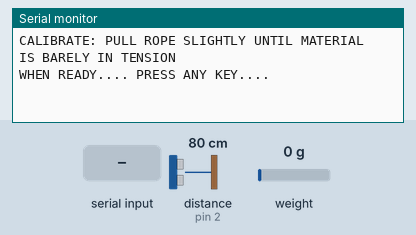
Recording of a sketch running on a simulated Arduino Uno, built with avr-gcc and run on an emulated ATmega328P. Shown: the last lines printed to the serial monitor. The test bench sets the inputs (shaded band); at power-on: distance to the obstacle (sensor on pin 2) 80 cm, weight on the scale 0 g. The echo pulse lasts 58.3 µs per cm.

Above: at 1.2 s.
1.3 s: "1" received over Serial
At 3.3 s:
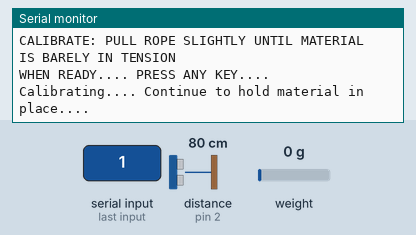
3.9 s: distance to the obstacle (sensor on pin 2) set to 2 cm
At 4.57 s:
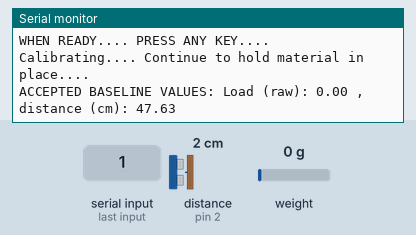

Measured:
- after the input at 1.3 s, the serial monitor: prints a new line after 1.1 s (image 1)
- after the input at 3.9 s, the serial monitor: prints a new line after 0.60 s (image 2)

The sketch:

Tensiometer-Control.ino
```cpp
#include "HX711.h"

// CHANGE CALIBRATION CONDITIONS BASED ON BEST FIT LINE!!!
// For example, best fit equation is: y = mx + b.  (where x is raw sensor value, y is the value in grams
double calibration_YIntercept = 272700; // TODO: Need to define best fit y intercept
double calibration_Slope = -432.7;  // TODO: Need to define best fit slope
//-----------------------------------------------------------------------------

// TODO: -Show connecting potentiometer to adjust Y_intercept
//       -Button to show slope
//       -Show state machines to support calibration steps

const double NEXT_WEIGHT = 0.1; // how much to weigh the next sample as part of the moving average
const int DELAY_MS = 10; //how many milliseconds between samples

const bool STRICTLY_INCREASING = true;

// HX711 circuit wiring
const int LOADCELL_DOUT_PIN = 4;
const int LOADCELL_SCK_PIN = 5;

// Ultrasonic Range Sensor
const int ECHO_PIN = 2;
const int TRIG_PIN = 3;

double load, distance;
double prevDistance = 0.0;

typedef enum {START, WAIT_TILL_READY1, CALIBRATE_BASELINE, WAIT_TILL_READY2, CALIBRATE_1KG, WAIT_TILL_READY3, COLLECT_DATA, FINISHED} SystemState;
SystemState sysState = START;

int incomingByte = 0;

//Object representing load cell
HX711 scale;

void setup() {

  //Define BAUD rate (Async. Communication Speed)
  Serial.begin(9600);

  scale.begin(LOADCELL_DOUT_PIN, LOADCELL_SCK_PIN);

  pinMode(TRIG_PIN, OUTPUT); // Sets the trigPin as an OUTPUT
  pinMode(ECHO_PIN, INPUT); // Sets the echoPin as an INPUT

  //Display flie first row in CSV data standard (comma deliminator)
  //Serial.println("Distance (in cm), Load (in g), ");


}


void ticFunc(){

  //State Transitions
  switch(sysState){
      case START:{
        sysState = WAIT_TILL_READY1;
        break;
      }
      case WAIT_TILL_READY1:{
        sysState = CALIBRATE_BASELINE;
        break;
      }
      case CALIBRATE_BASELINE:{
        sysState = WAIT_TILL_READY2;
        break;
      }
      case WAIT_TILL_READY2:
        sysState = CALIBRATE_1KG;
        break;
      case CALIBRATE_1KG:{
        sysState = WAIT_TILL_READY3;
        break;
      }
     case WAIT_TILL_READY3:
        sysState = COLLECT_DATA;
        break;

  }

  //State Actions
  switch(sysState){

    case WAIT_TILL_READY1: {
        Serial.println("CALIBRATE: PULL ROPE SLIGHTLY UNTIL MATERIAL IS BARELY IN TENSION");
        waitTillReady();

        break;
    }
    case CALIBRATE_BASELINE:{
         distance = getDistance();
         load = getLoad();

        // Baseline values
        Serial.println("Calibrating.... Continue to hold material in place....");
        for(int i=0;i<20;i++){
          updateDistance();
          updateLoad();
        }
        double baseDistance = distance;
        calibration_YIntercept = load;

        Serial.print("ACCEPTED BASELINE VALUES: ");
        Serial.print("Load (raw): ");
        Serial.print(calibration_YIntercept);
        Serial.print(" , distance (cm): ");
        Serial.println(baseDistance);

        break;
    }
    case WAIT_TILL_READY2: {
        Serial.println("CALIBRATE: CONTINUE KEEPING MATERIAL IN TENSION, PLACE 1kg ON BED");
        waitTillReady();
        break;
    }
    case CALIBRATE_1KG:{
        load = getLoad();
        distance = getDistance();
        Serial.println("Calibrating.... Continue to hold material in place....");
        for(int i=0;i<20;i++){
          updateDistance();
          updateLoad();
        }
        double deltaY = (load - calibration_YIntercept) ;
        double deltaX = 1000; //1kg
        double slope = deltaY / deltaX;
        calibration_Slope = slope;
        Serial.print("Load: ");
        Serial.println(load);
        Serial.print("Slope: ");
        Serial.println(slope);
        break;
    }
    case WAIT_TILL_READY3:{
      Serial.println("Remove 1kg, then pull rope very slowly to start collecting stress-strain curve....");
      waitTillReady();
      break;
    }
    case COLLECT_DATA:{
       load = getLoad();
       distance = getDistance();
       for(int i=0;i<10;i++){
        updateDistance();
        updateLoad();
       }

      if ( !STRICTLY_INCREASING || distance > prevDistance){
        //x =(y-b) /m
        double x = (load - calibration_YIntercept) / calibration_Slope;
        //Serial.print("Grams: ");
        //Serial.println(x);
        printVals();
        prevDistance = distance;
      }
      break;
    }

  }

}


void loop() {

  ticFunc();
  delay(DELAY_MS);
}


void printVals(){
  Serial.print(distance);
  Serial.print(",");
  Serial.println( convertLoadToGrams(load) );
}


//Rolling average of distance (10% weight for each new sample)
void updateDistance(){
  double currDist = getDistance();
  distance = ((1.0-NEXT_WEIGHT)*distance)+(NEXT_WEIGHT*currDist);
}


//Returns the current distance of the ultrasonic range sensor
double getDistance(){

  digitalWrite(TRIG_PIN, LOW);
  delayMicroseconds(2);

  // Sets the trigPin HIGH (ACTIVE) for 10 microseconds
  digitalWrite(TRIG_PIN, HIGH);
  delayMicroseconds(10);
  digitalWrite(TRIG_PIN, LOW);

  // Reads the echoPin, returns the sound wave travel time in microseconds
  double duration = pulseIn(ECHO_PIN, HIGH);

  // Calculating the distance
  double dist = (duration * 0.034) / 2.0; // Speed of sound wave divided by 2 (go and back)

  return dist;
}


double updateLoad(){
  double currLoad = getLoad();
  load = ((1.0-NEXT_WEIGHT)*load)+(NEXT_WEIGHT*currLoad);
}


void waitTillReady(){
  String str = "";
  Serial.println("WHEN READY.... PRESS ANY KEY....");
  while( str.equals("") )  {
    str = Serial.readString();// read the incoming data as string
    //Serial.println(str);
  }
}

double convertLoadToGrams(double l){
    //x =(y-b) /m
    double x = (load - calibration_YIntercept) / calibration_Slope;
    return x;
}

double getLoad(){
  double avg = scale.read();

  //double diff = avg - calibration_YIntercept;
  //double grams = diff / calibration_Slope;

  //y = mx + b (where y is the value in grams and x is the raw value)
  //  double grams = (calibration_Slope)*avg + calibration_YIntercept;

  return avg;
  //return grams;
}
```
